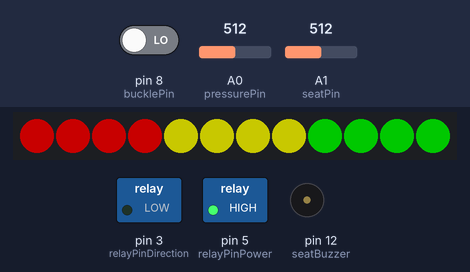
Bench run of a sketch on a simulated Arduino Uno, built with avr-gcc and run on an emulated ATmega328P. On the bench: 12 RGB LEDs in strip order, left to right, switched loads named in the sketch (green lamp = pin HIGH), buzzer (waves = sounding). The inputs (shaded band) are chosen by the test bench; at power-on: A0 (pressurePin) = 512, A1 (seatPin) = 512, pin 8 (bucklePin) LOW. Dim RGB values are drawn brighter than linear.

Above: at 1.3 s.
At 5.4 s:
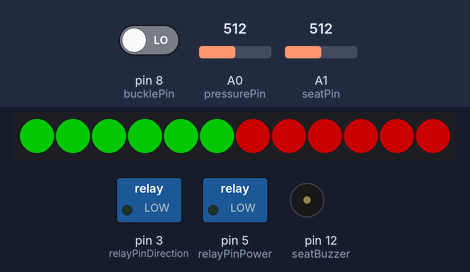
5.5 s: A0 (pressurePin) set to 213
7.7 s: A0 (pressurePin) set to 186
At 8.9 s:
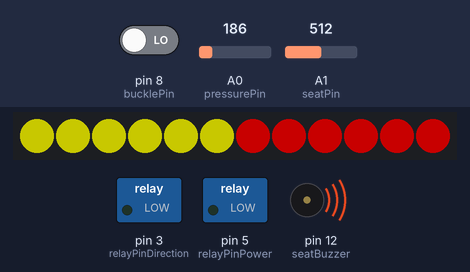
9.2 s: A1 (seatPin) set to 106
12.2 s: A1 (seatPin) set to 96
At 12.5 s:
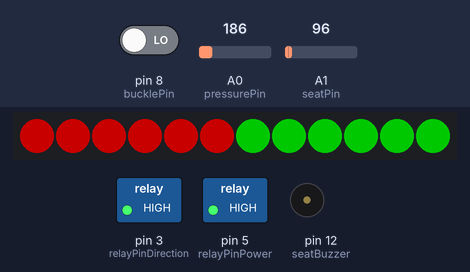
15.1 s: A0 (pressurePin) set to 210
At 17.1 s:
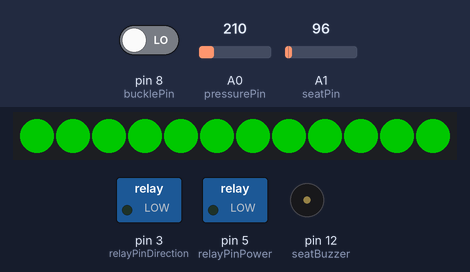
18.1 s: A0 (pressurePin) set to 190
At 19.4 s:
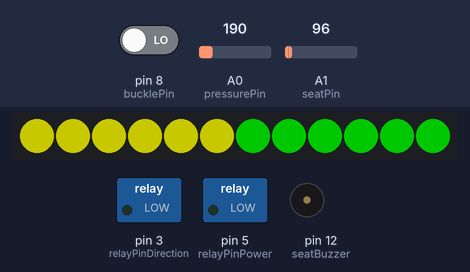
Timing chart, 0 to 25.6 s (numbered marks = the images above; inputs shaded):
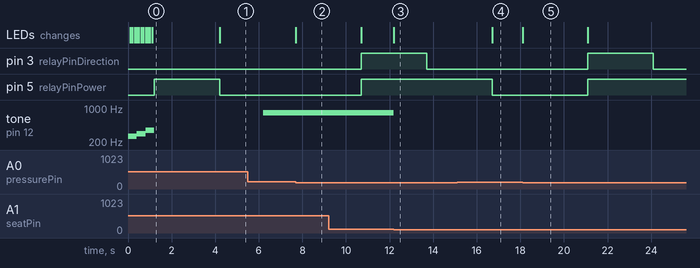

Measured:
- the behaviour switches between 201 and 200 on A0 (pressurePin) (found by bisection; images 1 and 2)
- the behaviour switches between 101 and 100 on A1 (seatPin) (found by bisection; images 2 and 3)
- after the input at 7.7 s, the LEDs: change at once (image 2)
- after the input at 12.2 s, tone on pin 12 (seatBuzzer): 800 Hz → silent at once; the LEDs: change at once (image 3)
- after the input at 15.1 s, the LEDs: change after 1.6 s (image 4)
- after the input at 18.1 s, pin 3 (relayPinDirection): LOW → HIGH after 3.0 s, → LOW 3.0 s later; pin 5 (relayPinPower): LOW → HIGH after 3.0 s; the LEDs: change at once (image 5)
- what the display in image 0 shows lasts 3.1 s, from 1.1 s to 4.2 s

The sketch:

SmartPram.ino
```cpp
/*
 * Smart Pram
 *
 * Seat and Buckle Monitoring:
 *  Alerts user of buckle and seat presence states.
 *
 * Hand Presence and Auto-Braking:
 *  Activates brakes when no hands are detected.
 *
 * Created: 22 April 2018
 *
 */

//---------- Libraries ----------//
#include <Adafruit_NeoPixel.h>
#ifdef __AVR__
  #include <avr/power.h>
#endif

//----------- Defines -----------//

#define DEBUG 0
#define HANDPRINT 0
#define SEATPRINT 0

#define NUMPIXELS 6 // two lots of these
#define NUMINDICATORS 2

#define BRIGHTNESS 100
#define PIXELTRANSITION 100
#define FREQ1 262 // C4
#define FREQ2 294 // D4
#define FREQ3 349 // E#4

#define PRESSURETHRESHOLD 200
#define SEATTHRESHOLD 100
#define BUZZFREQUENCY 800
#define HANDSOFFTIME 3000
#define BRAKETIME 3000
#define INITUPTIME 3000
#define INITDOWNTIME 3000
#define SEATTIME 2000

#define relayPinDirection 3 //2
#define relayPinPower 5 //3
#define pinLED 4 //9

#define handleIndicator 0
#define seatIndicator 1

#define pressurePin A0
#define seatPin A1
#define bucklePin 8 //5
#define seatBuzzer 12 //7
// For Brake
#define checkHands 0
#define activateBrake 1
#define releaseBrake 2

bool justStarted = true;

bool handOff_detected = false;
bool hasActuated = false;

bool massOnSeat = false;
bool buckleState = false;

bool buzzerOn = false;

unsigned long handsOffTime;
unsigned long brakeStarted;
unsigned long brakeReleaseTime;
unsigned long seatTime;

byte state = 0;

Adafruit_NeoPixel pixels;

//-------------------------------//
//------- Helper Functions ------//
void PinSetup(void) {
  pinMode(relayPinPower, OUTPUT);
  pinMode(relayPinDirection, OUTPUT);
  pinMode(pressurePin, INPUT);
  pinMode(bucklePin, INPUT);
  pinMode(seatPin, INPUT);
  pinMode(seatBuzzer, OUTPUT);
}

void InitLEDs(void) {
  bool buzzed = false;
  pixels = Adafruit_NeoPixel(NUMPIXELS*NUMINDICATORS, pinLED, NEO_GRB + NEO_KHZ800);
  pixels.setBrightness(BRIGHTNESS);
  pixels.begin();
  for(byte i=0; i < NUMPIXELS*NUMINDICATORS; i++) {
    if(i < NUMPIXELS*NUMINDICATORS*1/3) {
      pixels.setPixelColor(i, pixels.Color(255,0,0)); // blue
      if(!buzzed) {
        tone(seatBuzzer, FREQ1);
        buzzed = true;
      }
      if(i == NUMPIXELS*NUMINDICATORS*1/3-1) {
        buzzed = false;
      }
    } else if(i < NUMPIXELS*NUMINDICATORS*2/3) {
      pixels.setPixelColor(i, pixels.Color(255,255,0)); // blue
      if(!buzzed) {
        tone(seatBuzzer, FREQ2);
        buzzed = true;
      }
      if(i == NUMPIXELS*NUMINDICATORS*2/3-1) {
        buzzed = false;
      }
    } else if(i < NUMPIXELS*NUMINDICATORS) {
      pixels.setPixelColor(i, pixels.Color(0,255,0)); // blue
      if(!buzzed) {
        tone(seatBuzzer, FREQ3);
        buzzed = true;
      }
      if(i == NUMPIXELS*NUMINDICATORS-1) {
        buzzed = false;
      }
    }
    pixels.show();
    delay(PIXELTRANSITION);
  }
  noTone(seatBuzzer);
}

void OkIndicator(byte indicator) {
  for(byte i=NUMPIXELS*indicator; i<NUMPIXELS*(indicator+1); i++) {
    pixels.setPixelColor(i, pixels.Color(0,255,0)); // green
  }
  pixels.show();
}

void AlertIndicator(byte indicator) {
  for(byte i=NUMPIXELS*indicator; i<NUMPIXELS*(indicator+1); i++) {
    pixels.setPixelColor(i, pixels.Color(255,0,0)); // red
  }
  pixels.show();
}

void WarningIndicator(byte indicator) {
  for(byte i=NUMPIXELS*indicator; i<NUMPIXELS*(indicator+1); i++) {
    pixels.setPixelColor(i, pixels.Color(255,255,0)); // yellow
  }
  pixels.show();
}

void InitActuatorPosition(void) {
  ControlBrakePower(true);
  ReleaseBrake();
  delay(INITUPTIME);
  ControlBrakePower(false);
}

bool HandsOn(void) {
  int pressure = analogRead(pressurePin);
  if(HANDPRINT && DEBUG) {
    Serial.println(pressure);
  }
  return(pressure > PRESSURETHRESHOLD);
}

void ControlBrakePower(bool On) {
  if(On) {
    if(DEBUG) {
      Serial.println("Brake Powered ON");
    }
    digitalWrite(relayPinPower, HIGH);
  } else {
    if(DEBUG) {
      Serial.println("Brake Powered OFF");
    }
    digitalWrite(relayPinPower, LOW);
  }
}

void ActuateBrake(void) {
  if(DEBUG) {
    Serial.println("Brake Acuated");
  }
  digitalWrite(relayPinDirection, HIGH);
}

void ReleaseBrake(void) {
  if(DEBUG) {
    Serial.println("Brake Released");
  }
  digitalWrite(relayPinDirection, LOW);
}

void BrakeControl(void) {
  bool handsTouched = HandsOn();
  switch(state) {
    case checkHands:
      if(handOff_detected) {
        if(handsTouched) {
          handOff_detected = false;
          OkIndicator(handleIndicator);
        } else {
          if(millis() - handsOffTime >= HANDSOFFTIME) {
            if(DEBUG) {
              Serial.println("Activating Brake.");
            }
            state = activateBrake;
            ControlBrakePower(true);
            ActuateBrake();
            brakeStarted = millis();
            AlertIndicator(handleIndicator);
          }
        }
      } else {
        if(!handsTouched) {
          if(!hasActuated) {
            handOff_detected = true;
            handsOffTime = millis();
            WarningIndicator(handleIndicator);
          }
        } else {
          OkIndicator(handleIndicator);
          hasActuated = false;
        }
      }
      break;
    case activateBrake:
      if(millis() - brakeStarted >= BRAKETIME || handsTouched) {
        if(DEBUG) {
          Serial.println("Begin Retracting Brake.");
        }
        state = releaseBrake;
        ReleaseBrake();
        brakeReleaseTime = millis();
      }
      break;
    case releaseBrake:
      if(millis() - brakeReleaseTime >= BRAKETIME) {
        if(DEBUG) {
          Serial.println("Brake Released.");
        }
        ControlBrakePower(false);
        state = checkHands;
        hasActuated = true;
        handOff_detected = false;
      }
      break;
    default:
      state = checkHands;
  }
}

bool OnSeat(void) {
  bool seat_status = analogRead(seatPin) > SEATTHRESHOLD;
  if(DEBUG && SEATPRINT) {
    Serial.print("Seat Status: ");
    Serial.println(seat_status);
  }
  return(seat_status);
}

bool BuckleOn(void) {
  bool buckle_status = digitalRead(bucklePin);
  if(DEBUG && SEATPRINT) {
    Serial.print("Buckle Status: ");
    Serial.println(buckle_status);
  }
  return(buckle_status);
}

void ControlBuzzer(bool On) {
  buzzerOn = On;
  if(On) {
    tone(seatBuzzer, BUZZFREQUENCY);
  } else {
    noTone(seatBuzzer);
  }
}

void CheckSeat(void) {
  bool currentState = OnSeat();
  bool currentBuckleState = BuckleOn();
  if(justStarted) {
    massOnSeat = !currentState;
    buckleState = !currentBuckleState;
    justStarted = false;
  }
  if(buckleState!=currentBuckleState) {
    if(!currentBuckleState && currentState) {
      seatTime = millis();
      AlertIndicator(seatIndicator);
    } else {
      OkIndicator(seatIndicator);
      ControlBuzzer(false);
    }
    buckleState = currentBuckleState;
  }
  if(massOnSeat!=currentState) {
    if(!currentState && currentBuckleState) {
      WarningIndicator(seatIndicator);
    }
    if(currentState && currentBuckleState) {
      OkIndicator(seatIndicator);
      ControlBuzzer(false);
    }
    if(!currentState && !currentBuckleState) {
      OkIndicator(seatIndicator);
      ControlBuzzer(false);
    }
    if(currentState && !currentBuckleState) {
      AlertIndicator(seatIndicator);
      seatTime = millis();
    }
    massOnSeat = currentState;
  }
  if(!buzzerOn && !buckleState && massOnSeat && (millis() - seatTime >= SEATTIME)) {
    ControlBuzzer(true);
    AlertIndicator(seatIndicator);
    if (DEBUG) {
      Serial.println("Buzzer On");
    }
  }
}

//-------------------------------//
//------------ Setup ------------//
void setup() {
  Serial.begin(115200);
  while(!Serial);
  PinSetup();
  InitLEDs();
  InitActuatorPosition();
  state = 0;
}
//-------------------------------//
//------------ Loop -------------//
void loop() {
  BrakeControl();
  CheckSeat();
}
//-------------------------------//
```
